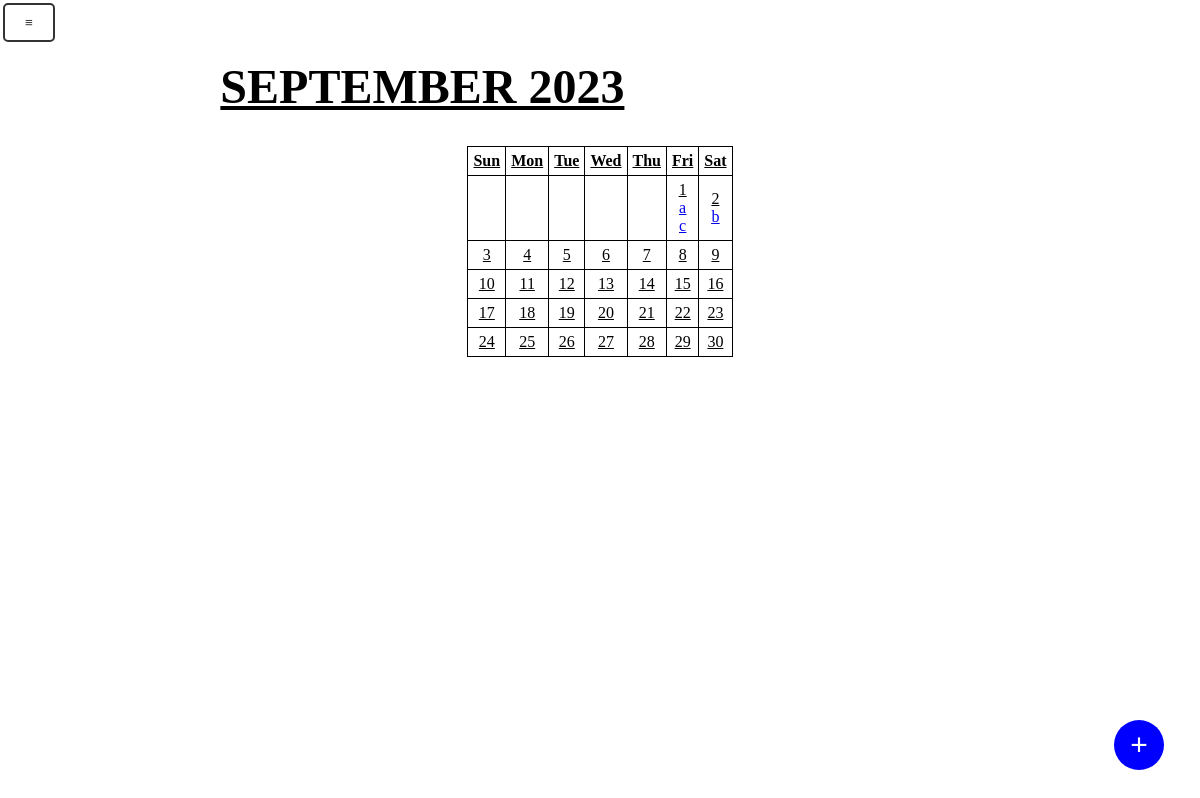
The page /todo_calender/ on the database as committed earlier.
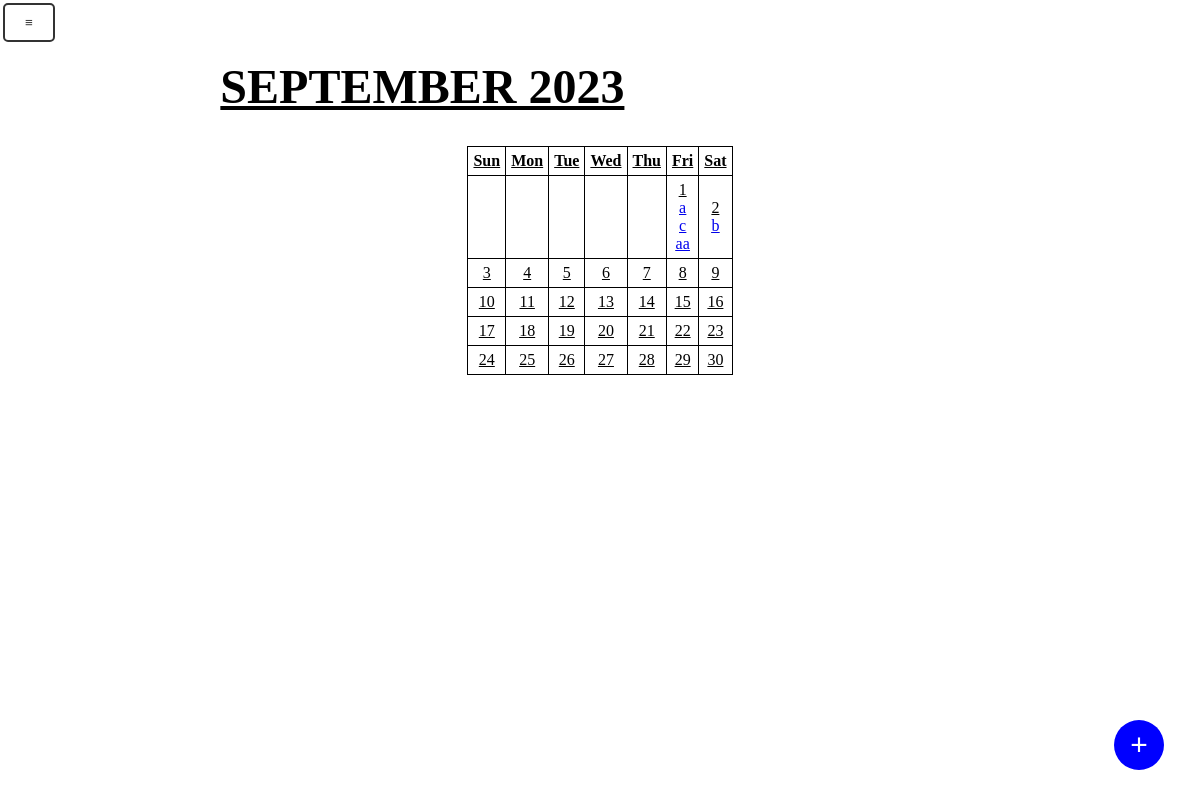
The same page on the database as committed later.
### todo/models.py (models this page shows, shortened)
class Todo(models.Model):
    title = models.CharField("タスク名", max_length=30)
    description = models.TextField("詳細", blank=True)
    deadline = models.DateField("締切",null = True, blank = True)
    importance = models.IntegerField("重みづけ",validators=[MinValueValidator(1), MaxValueValidator(5)],null = True)

### todo/views.py (the view)
# urls.py: path('todo_calender/', TodoCalender.as_view(), name='calender'),
class TodoCalender(ListView):
    model = Todo
    template_name = 'todo/todo_calender.html'
    context_object_name = "tasks"

### todo/templates/todo/todo_calender.html (shortened to what this page needs)
<head>
</head>
<body>
    <button id="toggle-button">≡</button>
    <div id="main_calender">
        <h1 id="tit">SEPTEMBER 2023</h1>
        <table>
            <tr>
                <th>Sun</th>
                <th>Mon</th>
                <th>Tue</th>
                <th>Wed</th>
                <th>Thu</th>
                <th>Fri</th>
                <th>Sat</th>
            </tr>
            <tr>
                <td></td>
                <td></td>
                <td></td>
                <td></td>
                <td></td>
                {% with ''|center:30 as range %}
                {% for _ in range %}
                {% if forloop.counter|add:"-3"|divisibleby:7 %}
            </tr>
            <tr>
                {% endif %}
                <td>
                    {% with forloop.counter as day %}
                    {{ day }}<br>
                    {% for task in tasks %}
                    {% with task.deadline|date:"d" as task_date %}
                    {% if day|stringformat:"02d" == task_date %}
                    <a href="{% url 'detail' task.pk %}">{{ task.title }}</a><br>
                    {% endif %}
                    {% endwith %}
                    {% endfor %}
                    {% endwith %}
                </td>
                {% endfor %}
            </tr>
            {% endwith %}
        </table>
    </div>
    <p><a href="{% url 'create' %}"><button id="add-button">+</button></a></p>
</body>

### todo/templates/todo/todo_calender.html (style rules this page uses)
body { font-family: MyFont; text-decoration: underline; }
#tit { margin-top: 5%; margin-left: 35%; transform: translateX(-50%); display: flex; justify-content: center; align-items: center; font-size: 4vw; }
#toggle-button { background-color: #fff; padding: 10px 20px; color: #333; border: 2px solid #333; border-radius: 5px; cursor: pointer; position: fixed; top: 3; left: 3; z-index: 2; }
#add-button { width: 50px; height: 50px; border-radius: 50%; background-color: blue; color: white; font-size: 30px; border: none; cursor: pointer; position: fixed; top: 90%; right: 3%; z-index: 2; }
table { border-collapse: collapse; margin: 0 auto; }
th, td { border: 1px solid black; padding: 5px; text-align: center; }

Rows that differ between the two databases and show on the page:
added Todo: title "aa", shown under "1"
